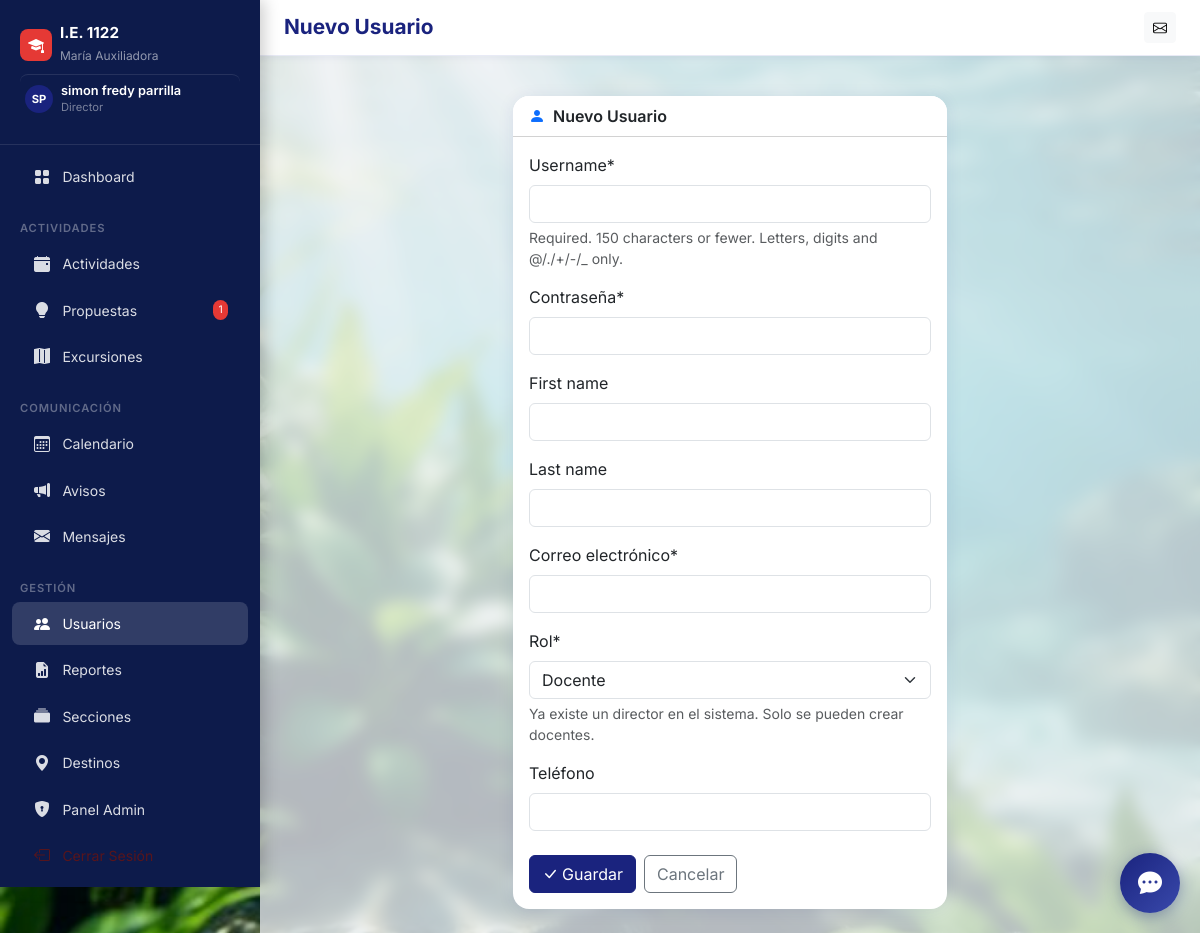
/usuarios/nuevo/ (signed in), run on the app's committed database.
### core/models.py (models this page shows, shortened)
class User(AbstractUser):
    ROLE_CHOICES = [
        ('director', 'Director'),
        ('docente', 'Docente'),
    ]
    role = models.CharField(max_length=20, choices=ROLE_CHOICES, default='docente', verbose_name='Rol')
    email = models.EmailField(unique=True, verbose_name='Correo electrónico')
    telefono = models.CharField(max_length=15, blank=True, verbose_name='Teléfono')
    fecha_nacimiento = models.DateField(null=True, blank=True, verbose_name='Fecha de nacimiento')
    foto_perfil = models.ImageField(upload_to='perfiles/', blank=True, null=True, verbose_name='Foto de perfil')
    seccion_asignada = models.CharField(max_length=50, blank=True, verbose_name='Sección / Grado asignado', help_text='Ej: 3B, 5A, ED.FISICA')
    class Meta:
        verbose_name = 'Usuario'
        verbose_name_plural = 'Usuarios'
    @property
    def is_director(self):
        return self.role == 'director'

### core/views.py (the view)
# urls.py: path('usuarios/nuevo/', views.usuario_crear, name='usuario_crear'),
@director_required
def usuario_crear(request):
    form = UsuarioForm(request.POST or None)
    if request.method == 'POST' and form.is_valid():
        user = form.save()
        messages.success(request, f'Usuario {user.username} creado exitosamente.')
        return redirect('usuarios_lista')
    return render(request, 'usuarios/form.html', {'form': form, 'titulo': 'Nuevo Usuario'})

### core/forms.py (shortened to what this page needs)
class UsuarioForm(forms.ModelForm):
    password = forms.CharField(widget=forms.PasswordInput(attrs={'class': 'form-control'}), label='Contraseña')
    class Meta:
        model = User
        fields = ['username', 'password', 'first_name', 'last_name', 'email', 'role', 'telefono']
        widgets = {
            'username': forms.TextInput(attrs={'class': 'form-control'}),
            'first_name': forms.TextInput(attrs={'class': 'form-control'}),
            'last_name': forms.TextInput(attrs={'class': 'form-control'}),
            'email': forms.EmailInput(attrs={'class': 'form-control'}),
            'role': forms.Select(attrs={'class': 'form-select'}),
            'telefono': forms.TextInput(attrs={'class': 'form-control'}),
        }
    def __init__(self, *args, **kwargs):
        super().__init__(*args, **kwargs)
        if User.objects.filter(role='director').exists():
            self.fields['role'].choices = [('docente', 'Docente')]
            self.fields['role'].initial = 'docente'
            self.fields['role'].help_text = 'Ya existe un director en el sistema. Solo se pueden crear docentes.'
        else:
            self.fields['role'].choices = User.ROLE_CHOICES

### core/context_processors.py (called while the page is built)
def global_context(request):
    if request.user.is_authenticated:
        mensajes_no_leidos = Mensaje.objects.filter(
            para_usuario=request.user, leido=False
        ).count()
        pendientes_count = 0
        if request.user.is_director:
            pendientes_count = PropuestaActividad.objects.filter(estado='pendiente').count()
        return {
            'mensajes_no_leidos': mensajes_no_leidos,
            'pendientes_count': pendientes_count,
        }
    return {}

### core/views.py (called while the page is built)
def director_required(view_func):
    @functools.wraps(view_func)
    @login_required
    def wrapper(request, *args, **kwargs):
        if not request.user.is_director:
            messages.error(request, 'Acceso restringido: solo el director puede realizar esta acción.')
            return redirect('dashboard')
        return view_func(request, *args, **kwargs)
    return wrapper

### templates/usuarios/form.html (shortened to what this page needs)
{% extends 'base.html' %}
{% block page_title %}{{ titulo }}{% endblock %}
{% block content %}
<div class="row justify-content-center">
  <div class="col-lg-6">
    <div class="card">
      <div class="card-header bg-white">
        <i class="bi bi-person-fill text-primary me-2"></i>{{ titulo }}
      </div>
      <div class="card-body">
        <form method="post">
          {% load crispy_forms_tags %}
          {{ form|crispy }}
          <div class="d-flex gap-2 mt-4">
            <button type="submit" class="btn btn-primary">
              <i class="bi bi-check-lg me-1"></i>Guardar
            </button>
            <a href="{% url 'usuarios_lista' %}" class="btn btn-outline-secondary">Cancelar</a>
          </div>
        </form>
      </div>
    </div>
  </div>
</div>
{% endblock %}

### templates/base.html (shortened to what this page needs)
<!DOCTYPE html>
<html lang="es">
<head>
  <link href="https://cdn.jsdelivr.net/npm/bootstrap@5.3.3/dist/css/bootstrap.min.css" rel="stylesheet">
  <link href="https://cdn.jsdelivr.net/npm/bootstrap-icons@1.11.3/font/bootstrap-icons.css" rel="stylesheet">
</head>
<body>
  <nav id="sidebar">
    <div class="sidebar-brand">
      <div class="d-flex align-items-center gap-2 mb-1">
        <div
          style="background:#e53935;width:32px;height:32px;border-radius:8px;display:flex;align-items:center;justify-content:center;">
          <i class="bi bi-mortarboard-fill text-white"></i>
        </div>
        <div>
          <h6>I.E. 1122</h6>
          <small>María Auxiliadora</small>
        </div>
      </div>
      {% if user.is_authenticated %}
      <a href="{% url 'perfil' %}" class="text-decoration-none d-flex align-items-center gap-2 mt-2 pt-2 profile-link"
        style="border-top:1px solid rgba(255,255,255,0.1)">
        {% if user.foto_perfil %}
        <img src="{{ user.foto_perfil.url }}" class="rounded-circle" width="28" height="28" style="object-fit:cover;">
        {% else %}
        <div class="avatar-placeholder" style="width:28px;height:28px;font-size:.7rem;">
          {{ user.first_name|first|upper }}{{ user.last_name|first|upper }}
        </div>
        {% endif %}
        <div>
          <div style="color:#fff;font-size:.8rem;font-weight:600;line-height:1.2;">
            {{ user.get_full_name|default:user.username }}
          </div>
          <div style="color:rgba(255,255,255,.45);font-size:.7rem;">
            {{ user.get_role_display }}
          </div>
        </div>
      </a>
      {% endif %}
    </div>
    <ul class="nav flex-column py-2">
      <li><a class="nav-link {% if request.resolver_match.url_name == 'dashboard' %}active{% endif %}"
          href="{% url 'dashboard' %}">
          <i class="bi bi-grid-fill"></i> Dashboard
        </a></li>
      <div class="nav-section">Actividades</div>
      <li><a class="nav-link {% if 'actividades' in request.path %}active{% endif %}"
          href="{% url 'actividades_lista' %}">
          <i class="bi bi-calendar-event-fill"></i> Actividades
        </a></li>
      <li><a class="nav-link {% if 'propuestas' in request.path %}active{% endif %}"
          href="{% url 'propuestas_lista' %}">
          <i class="bi bi-lightbulb-fill"></i> Propuestas
          {% if user.is_director %}
          {% with cnt=pendientes_count %}{% if cnt %}<span class="badge-count">{{ cnt }}</span>{% endif %}{% endwith %}
          {% endif %}
        </a></li>
      <li><a class="nav-link {% if 'excursiones' in request.path %}active{% endif %}"
          href="{% url 'excursiones_lista' %}">
          <i class="bi bi-map-fill"></i> Excursiones
        </a></li>
      <div class="nav-section">Comunicación</div>
      <li><a class="nav-link {% if 'calendario' in request.path %}active{% endif %}"
          href="{% url 'calendario_actividades' %}">
          <i class="bi bi-calendar3"></i> Calendario
        </a></li>
      <li><a class="nav-link {% if 'avisos' in request.path %}active{% endif %}" href="{% url 'avisos_lista' %}">
          <i class="bi bi-megaphone-fill"></i> Avisos
        </a></li>
      <li><a class="nav-link {% if 'mensajes' in request.path %}active{% endif %}" href="{% url 'mensajes_bandeja' %}">
          <i class="bi bi-envelope-fill"></i> Mensajes
        </a></li>
      {% if user.is_director %}
      <div class="nav-section">Gestión</div>
      <li><a class="nav-link {% if 'usuarios' in request.path %}active{% endif %}" href="{% url 'usuarios_lista' %}">
          <i class="bi bi-people-fill"></i> Usuarios
        </a></li>
      <li><a class="nav-link {% if 'reportes' in request.path %}active{% endif %}" href="{% url 'reportes_panel' %}">
          <i class="bi bi-file-earmark-bar-graph-fill"></i> Reportes
        </a></li>
      <li><a class="nav-link {% if 'secciones' in request.path %}active{% endif %}" href="{% url 'secciones_lista' %}">
          <i class="bi bi-collection-fill"></i> Secciones
        </a></li>
      <li><a class="nav-link {% if 'destinos' in request.path %}active{% endif %}" href="{% url 'destinos_lista' %}">
          <i class="bi bi-geo-alt-fill"></i> Destinos
        </a></li>
      <li><a class="nav-link" href="/admin/" target="_blank">
          <i class="bi bi-shield-lock-fill"></i> Panel Admin
        </a></li>
      {% endif %}
      <li><a class="nav-link text-danger-emphasis" href="{% url 'logout' %}">
          <i class="bi bi-box-arrow-left"></i> Cerrar Sesión
        </a></li>
    </ul>
  </nav>
  <div id="main-content">
    <div class="topbar d-flex align-items-center justify-content-between">
      <div class="d-flex align-items-center gap-3">
        <h1 class="page-title">{% block page_title %}{% endblock %}</h1>
      </div>
      <div class="d-flex align-items-center gap-2">
        <a href="{% url 'mensajes_bandeja' %}" class="btn btn-sm btn-light position-relative">
          <i class="bi bi-envelope"></i>
        </a>
      </div>
    </div>
    <div class="px-4 pt-3">
    </div>
    <main class="p-4">
      {% block content %}{% endblock %}
    </main>
  </div>
  <div id="chatbot-widget">
    <button id="chat-toggle" onclick="toggleChat()">
      <i class="bi bi-chat-dots-fill"></i>
    </button>
  </div>
</body>
</html>

### templates/base.html (style rules this page uses)
:root { --primary: #1a237e; --primary-light: #283593; --accent: #e53935; --sidebar-bg: #0d1b4b; --sidebar-text: rgba(255, 255, 255, 0.85); --sidebar-active: rgba(255, 255, 255, 0.15); --body-bg: #f0f2f8; --card-shadow: 0 2px 16px rgba(26, 35, 126, 0.10); }
body { font-family: 'Inter', sans-serif; background: url('/static/img/fondo_agua_plantas.png') no-repeat center center fixed; background-size: cover; min-height: 100vh; animation: dynamicBG 40s linear infinite alternate; }
#sidebar { backdrop-filter: blur(5px); box-shadow: 4px 0 15px rgba(0, 0, 0, 0.2); }
#sidebar { width: 260px; min-height: 100vh; background: var(--sidebar-bg); position: fixed; top: 0; left: 0; z-index: 1000; transition: all .3s ease; overflow-y: auto; }
#sidebar .sidebar-brand { padding: 1.5rem 1.25rem; border-bottom: 1px solid rgba(255, 255, 255, 0.1); }
#sidebar .sidebar-brand h6 { color: #fff; font-weight: 700; margin: 0; font-size: .95rem; }
#sidebar .sidebar-brand small { color: rgba(255, 255, 255, 0.55); font-size: .75rem; }
#sidebar .nav-link { color: var(--sidebar-text); padding: .6rem 1.25rem; border-radius: .5rem; margin: .1rem .75rem; display: flex; align-items: center; gap: .65rem; font-size: .875rem; transition: all .2s; }
#sidebar .nav-link:hover, #sidebar .nav-link.active { background: var(--sidebar-active); color: #fff; }
#sidebar .nav-link i { width: 20px; text-align: center; font-size: 1rem; }
#sidebar .nav-section { color: rgba(255, 255, 255, 0.35); font-size: .7rem; font-weight: 600; text-transform: uppercase; letter-spacing: .08em; padding: .75rem 1.25rem .25rem; margin-top: .5rem; }
#sidebar .badge-count { background: var(--accent); color: #fff; font-size: .65rem; padding: .2em .5em; border-radius: 10px; margin-left: auto; }
#main-content { margin-left: 260px; min-height: 100vh; transition: margin .3s; background: rgba(240, 242, 248, 0.75); backdrop-filter: blur(8px); position: relative; }
.topbar { background: #fff; border-bottom: 1px solid #e8eaf6; padding: .75rem 1.5rem; position: sticky; top: 0; z-index: 900; box-shadow: 0 1px 8px rgba(26, 35, 126, 0.07); }
.page-title { font-size: 1.3rem; font-weight: 700; color: var(--primary); margin: 0; }
.card { border: none; border-radius: 1rem; box-shadow: var(--card-shadow); }
.card-header { border-radius: 1rem 1rem 0 0 !important; font-weight: 600; }
.btn-primary { background: var(--primary); border-color: var(--primary); }
.avatar-placeholder { width: 36px; height: 36px; border-radius: 50%; background: var(--primary); color: #fff; display: inline-flex; align-items: center; justify-content: center; font-weight: 700; font-size: .85rem; }
.profile-link { transition: background 0.2s ease; border-radius: 8px; padding: 5px; }
#chatbot-widget { position: fixed; bottom: 20px; right: 20px; z-index: 9999; font-family: inherit; }
#chat-toggle { width: 60px; height: 60px; border-radius: 50%; background: linear-gradient(135deg, #1a237e 0%, #3949ab 100%); color: white; border: none; box-shadow: 0 4px 15px rgba(26, 35, 126, 0.4); cursor: pointer; display: flex; align-items: center; justify-content: center; transition: transform 0.3s cubic-bezier(0.175, 0.885, 0.32, 1.275); }
#chat-toggle .bi { font-size: 1.5rem; }

### data on the page
User: first_name|first "S", last_name|first "P", get_full_name "simon fredy parrilla", role "Director"

### other printed values
{{ cnt }} "1"
{{ titulo }} "Nuevo Usuario"
